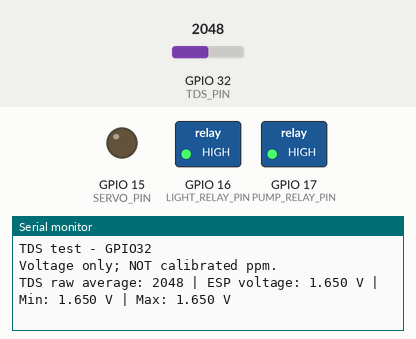
A sketch run on a simulated ESP32. On the bench: switched loads named in the sketch (green lamp = pin HIGH), output pins drawn as LEDs (lit = HIGH), the last lines printed to the serial monitor. Inputs (shaded band) come from the test bench; at power-on: GPIO 32 (TDS_PIN) = 2048 (analog values on the 0–4095 scale).

Above: at 2.2 s.
2.3 s: GPIO 32 (TDS_PIN) set to 199
At 3.4 s:
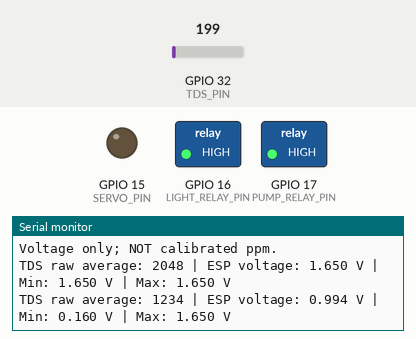
3.8 s: GPIO 32 (TDS_PIN) set to 169
At 5.1 s:
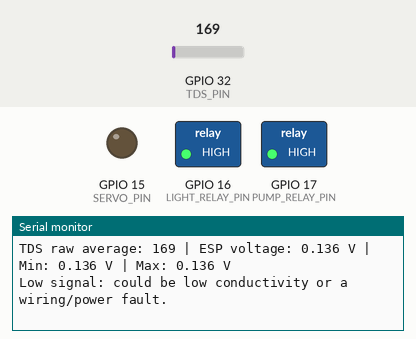
Timing chart, 0 to 6.8 s (numbered marks = the images above; inputs shaded):
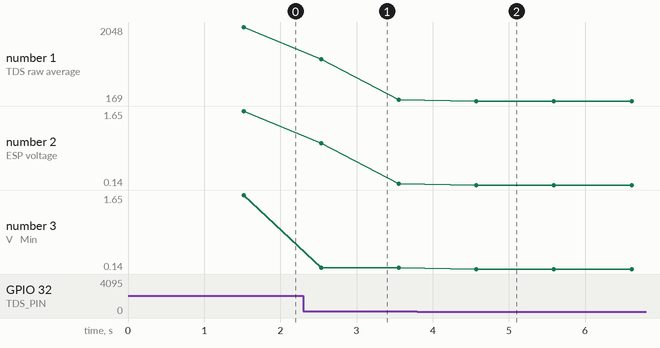

Measured:
- the behaviour switches between 187 and 186 on GPIO 32 (TDS_PIN) (found by bisection; images 1 and 2)
- after the input at 2.3 s, the serial monitor: prints a new line after 0.23 s (image 1)
- after the input at 3.8 s, the serial monitor: prints a new line after 0.77 s (image 2)
- plotted number 1: 2048 → 199 after the input at 2.3 s, 199 → 169 after the input at 3.8 s
- plotted number 2: 1.65 → 0.16 after the input at 2.3 s, 0.16 → 0.14 after the input at 3.8 s
- plotted number 3: 1.65 → 0.16 after the input at 2.3 s, 0.16 → 0.14 after the input at 3.8 s

The sketch:

SmartAquaPhase1.ino
```cpp
#include <Arduino.h>

const int TDS_PIN = 32;

// Keep equipment inactive during this sensor test.
const int LIGHT_RELAY_PIN = 16;
const int PUMP_RELAY_PIN = 17;
const int SERVO_PIN = 15;

void setup() {
  // Your relays are active LOW.
  digitalWrite(LIGHT_RELAY_PIN, HIGH);
  digitalWrite(PUMP_RELAY_PIN, HIGH);
  pinMode(LIGHT_RELAY_PIN, OUTPUT);
  pinMode(PUMP_RELAY_PIN, OUTPUT);

  digitalWrite(SERVO_PIN, LOW);
  pinMode(SERVO_PIN, OUTPUT);

  Serial.begin(115200);

  pinMode(TDS_PIN, INPUT);
  analogReadResolution(12);
  analogSetPinAttenuation(TDS_PIN, ADC_11db);

  delay(1000);
  Serial.println("TDS test - GPIO32");
  Serial.println("Voltage only; NOT calibrated ppm.");
}

void loop() {
  const int samples = 50;
  uint32_t totalRaw = 0;
  uint32_t totalMillivolts = 0;
  uint32_t minimumMv = 0xFFFFFFFFUL;
  uint32_t maximumMv = 0;

  analogRead(TDS_PIN);
  delay(5);

  for (int i = 0; i < samples; i++) {
    totalRaw += analogRead(TDS_PIN);

    uint32_t mv = analogReadMilliVolts(TDS_PIN);
    totalMillivolts += mv;

    if (mv < minimumMv) minimumMv = mv;
    if (mv > maximumMv) maximumMv = mv;

    delay(10);
  }

  float averageRaw = totalRaw / (float)samples;
  float voltage = totalMillivolts / (samples * 1000.0f);

  Serial.print("TDS raw average: ");
  Serial.print(averageRaw, 0);

  Serial.print(" | ESP voltage: ");
  Serial.print(voltage, 3);
  Serial.print(" V");

  Serial.print(" | Min: ");
  Serial.print(minimumMv / 1000.0f, 3);

  Serial.print(" V | Max: ");
  Serial.print(maximumMv / 1000.0f, 3);
  Serial.println(" V");

  if (voltage >= 3.0f) {
    Serial.println("WARNING: Near ADC upper range; check output voltage.");
  } else if (voltage < 0.15f) {
    Serial.println(
      "Low signal: could be low conductivity or a wiring/power fault."
    );
  }

  delay(500);
}
```
